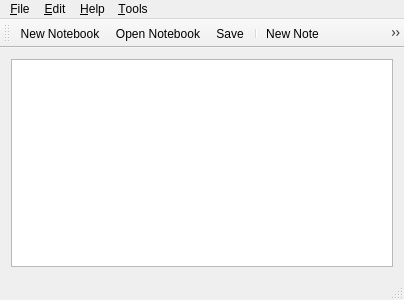
<?xml version="1.0" encoding="UTF-8"?>
<ui version="4.0">
 <class>MainWindow</class>
 <widget class="QMainWindow" name="MainWindow">
  <property name="geometry">
   <rect>
    <x>0</x>
    <y>0</y>
    <width>400</width>
    <height>300</height>
   </rect>
  </property>
  <property name="windowTitle">
   <string>Toynote</string>
  </property>
  <widget class="QWidget" name="centralWidget">
   <layout class="QGridLayout" name="gridLayout">
    <item row="0" column="0">
     <widget class="QTableView" name="notesView">
      <property name="minimumSize">
       <size>
        <width>382</width>
        <height>0</height>
       </size>
      </property>
      <property name="selectionBehavior">
       <enum>QAbstractItemView::SelectRows</enum>
      </property>
     </widget>
    </item>
   </layout>
  </widget>
  <widget class="QMenuBar" name="menuBar">
   <property name="geometry">
    <rect>
     <x>0</x>
     <y>0</y>
     <width>400</width>
     <height>23</height>
    </rect>
   </property>
   <widget class="QMenu" name="menuFile">
    <property name="title">
     <string>&amp;File</string>
    </property>
    <addaction name="actionNew_Notebook"/>
    <addaction name="actionOpen_Notebook"/>
    <addaction name="actionSave"/>
    <addaction name="actionSave_As"/>
    <addaction name="actionSave_As_Text"/>
    <addaction name="actionCloseNotebook"/>
    <addaction name="separator"/>
    <addaction name="actionExit"/>
   </widget>
   <widget class="QMenu" name="menuHelp">
    <property name="title">
     <string>&amp;Help</string>
    </property>
    <addaction name="actionAbout"/>
    <addaction name="actionVisit_eCourses"/>
    <addaction name="separator"/>
    <addaction name="actionLottery"/>
   </widget>
   <widget class="QMenu" name="menuEdit">
    <property name="title">
     <string>&amp;Edit</string>
    </property>
   </widget>
   <widget class="QMenu" name="menuTools">
    <property name="title">
     <string>&amp;Tools</string>
    </property>
    <addaction name="actionWeb_search"/>
   </widget>
   <addaction name="menuFile"/>
   <addaction name="menuEdit"/>
   <addaction name="menuHelp"/>
   <addaction name="menuTools"/>
  </widget>
  <widget class="QToolBar" name="mainToolBar">
   <attribute name="toolBarArea">
    <enum>TopToolBarArea</enum>
   </attribute>
   <attribute name="toolBarBreak">
    <bool>false</bool>
   </attribute>
   <addaction name="actionNew_Notebook"/>
   <addaction name="actionOpen_Notebook"/>
   <addaction name="actionSave"/>
   <addaction name="separator"/>
   <addaction name="actionNew_Note"/>
   <addaction name="actionDelete_Notes"/>
   <addaction name="separator"/>
   <addaction name="actionWeb_search"/>
  </widget>
  <widget class="QStatusBar" name="statusBar"/>
  <action name="actionNew_Notebook">
   <property name="icon">
    <iconset resource="resources.qrc">
     <normaloff>:/icons/Notebook-new.svg</normaloff>:/icons/Notebook-new.svg</iconset>
   </property>
   <property name="text">
    <string>&amp;New Notebook</string>
   </property>
   <property name="toolTip">
    <string>Create a new notebook</string>
   </property>
   <property name="shortcut">
    <string>Ctrl+N</string>
   </property>
  </action>
  <action name="actionNew_Note">
   <property name="icon">
    <iconset resource="resources.qrc">
     <normaloff>:/icons/Note-add.svg</normaloff>:/icons/Note-add.svg</iconset>
   </property>
   <property name="text">
    <string>New Note</string>
   </property>
   <property name="toolTip">
    <string>Add a new note</string>
   </property>
  </action>
  <action name="actionDelete_Notes">
   <property name="enabled">
    <bool>false</bool>
   </property>
   <property name="icon">
    <iconset resource="resources.qrc">
     <normaloff>:/icons/Note-remove.svg</normaloff>:/icons/Note-remove.svg</iconset>
   </property>
   <property name="text">
    <string>Delete Notes</string>
   </property>
   <property name="toolTip">
    <string>Delete the selected note(s)</string>
   </property>
  </action>
  <action name="actionAbout">
   <property name="text">
    <string>&amp;About Toynote</string>
   </property>
  </action>
  <action name="actionSave">
   <property name="icon">
    <iconset resource="resources.qrc">
     <normaloff>:/icons/Notebook-save.svg</normaloff>:/icons/Notebook-save.svg</iconset>
   </property>
   <property name="text">
    <string>&amp;Save</string>
   </property>
   <property name="toolTip">
    <string>Save the notebook</string>
   </property>
   <property name="shortcut">
    <string>Ctrl+S</string>
   </property>
  </action>
  <action name="actionOpen_Notebook">
   <property name="icon">
    <iconset resource="resources.qrc">
     <normaloff>:/icons/Notebook-open.svg</normaloff>:/icons/Notebook-open.svg</iconset>
   </property>
   <property name="text">
    <string>&amp;Open Notebook</string>
   </property>
   <property name="toolTip">
    <string>Open a notebook</string>
   </property>
   <property name="shortcut">
    <string>Ctrl+O</string>
   </property>
  </action>
  <action name="actionCloseNotebook">
   <property name="text">
    <string>&amp;Close</string>
   </property>
   <property name="toolTip">
    <string>Close the notebook</string>
   </property>
   <property name="shortcut">
    <string>Ctrl+Q</string>
   </property>
  </action>
  <action name="actionSave_As">
   <property name="icon">
    <iconset resource="resources.qrc">
     <normaloff>:/icons/Notebook-save-as.svg</normaloff>:/icons/Notebook-save-as.svg</iconset>
   </property>
   <property name="text">
    <string>Sa&amp;ve As</string>
   </property>
   <property name="toolTip">
    <string>Save the notebook to a chosen file</string>
   </property>
   <property name="shortcut">
    <string>Ctrl+Shift+S</string>
   </property>
  </action>
  <action name="actionExit">
   <property name="text">
    <string>E&amp;xit</string>
   </property>
   <property name="toolTip">
    <string>Exit from application</string>
   </property>
   <property name="shortcut">
    <string>Ctrl+W</string>
   </property>
  </action>
  <action name="actionVisit_eCourses">
   <property name="text">
    <string>Visit e&amp;Courses</string>
   </property>
  </action>
  <action name="actionSave_As_Text">
   <property name="icon">
    <iconset resource="resources.qrc">
     <normaloff>:/icons/Notebook-save-as.svg</normaloff>:/icons/Notebook-save-as.svg</iconset>
   </property>
   <property name="text">
    <string>Save As &amp;Text</string>
   </property>
   <property name="shortcut">
    <string>Ctrl+Shift+T</string>
   </property>
  </action>
  <action name="actionLottery">
   <property name="text">
    <string>&amp;Lottery</string>
   </property>
   <property name="shortcut">
    <string>Ctrl+Shift+L</string>
   </property>
  </action>
  <action name="actionWeb_search">
   <property name="enabled">
    <bool>false</bool>
   </property>
   <property name="text">
    <string>&amp;Web search</string>
   </property>
  </action>
 </widget>
 <layoutdefault spacing="6" margin="11"/>
 <resources>
  <include location="resources.qrc"/>
 </resources>
 <connections>
  <connection>
   <sender>actionAbout</sender>
   <signal>triggered()</signal>
   <receiver>MainWindow</receiver>
   <slot>displayAbout()</slot>
   <hints>
    <hint type="sourcelabel">
     <x>-1</x>
     <y>-1</y>
    </hint>
    <hint type="destinationlabel">
     <x>199</x>
     <y>149</y>
    </hint>
   </hints>
  </connection>
  <connection>
   <sender>actionSave</sender>
   <signal>triggered()</signal>
   <receiver>MainWindow</receiver>
   <slot>saveNotebook()</slot>
   <hints>
    <hint type="sourcelabel">
     <x>-1</x>
     <y>-1</y>
    </hint>
    <hint type="destinationlabel">
     <x>199</x>
     <y>149</y>
    </hint>
   </hints>
  </connection>
  <connection>
   <sender>actionOpen_Notebook</sender>
   <signal>triggered()</signal>
   <receiver>MainWindow</receiver>
   <slot>openNotebook()</slot>
   <hints>
    <hint type="sourcelabel">
     <x>-1</x>
     <y>-1</y>
    </hint>
    <hint type="destinationlabel">
     <x>199</x>
     <y>149</y>
    </hint>
   </hints>
  </connection>
  <connection>
   <sender>actionCloseNotebook</sender>
   <signal>triggered()</signal>
   <receiver>MainWindow</receiver>
   <slot>closeNotebook()</slot>
   <hints>
    <hint type="sourcelabel">
     <x>-1</x>
     <y>-1</y>
    </hint>
    <hint type="destinationlabel">
     <x>199</x>
     <y>149</y>
    </hint>
   </hints>
  </connection>
  <connection>
   <sender>actionNew_Notebook</sender>
   <signal>triggered()</signal>
   <receiver>MainWindow</receiver>
   <slot>newNotebook()</slot>
   <hints>
    <hint type="sourcelabel">
     <x>-1</x>
     <y>-1</y>
    </hint>
    <hint type="destinationlabel">
     <x>199</x>
     <y>149</y>
    </hint>
   </hints>
  </connection>
  <connection>
   <sender>actionSave_As</sender>
   <signal>triggered()</signal>
   <receiver>MainWindow</receiver>
   <slot>saveNotebookAs()</slot>
   <hints>
    <hint type="sourcelabel">
     <x>-1</x>
     <y>-1</y>
    </hint>
    <hint type="destinationlabel">
     <x>199</x>
     <y>149</y>
    </hint>
   </hints>
  </connection>
  <connection>
   <sender>actionNew_Note</sender>
   <signal>triggered()</signal>
   <receiver>MainWindow</receiver>
   <slot>newNote()</slot>
   <hints>
    <hint type="sourcelabel">
     <x>-1</x>
     <y>-1</y>
    </hint>
    <hint type="destinationlabel">
     <x>199</x>
     <y>149</y>
    </hint>
   </hints>
  </connection>
  <connection>
   <sender>actionDelete_Notes</sender>
   <signal>triggered()</signal>
   <receiver>MainWindow</receiver>
   <slot>deleteNotes()</slot>
   <hints>
    <hint type="sourcelabel">
     <x>-1</x>
     <y>-1</y>
    </hint>
    <hint type="destinationlabel">
     <x>199</x>
     <y>149</y>
    </hint>
   </hints>
  </connection>
 </connections>
 <slots>
  <slot>displayAbout()</slot>
  <slot>saveNotebook()</slot>
  <slot>openNotebook()</slot>
  <slot>newNotebook()</slot>
  <slot>closeNotebook()</slot>
  <slot>saveNotebookAs()</slot>
  <slot>newNote()</slot>
  <slot>deleteNotes()</slot>
  <slot>visitUrl()</slot>
 </slots>
</ui>
